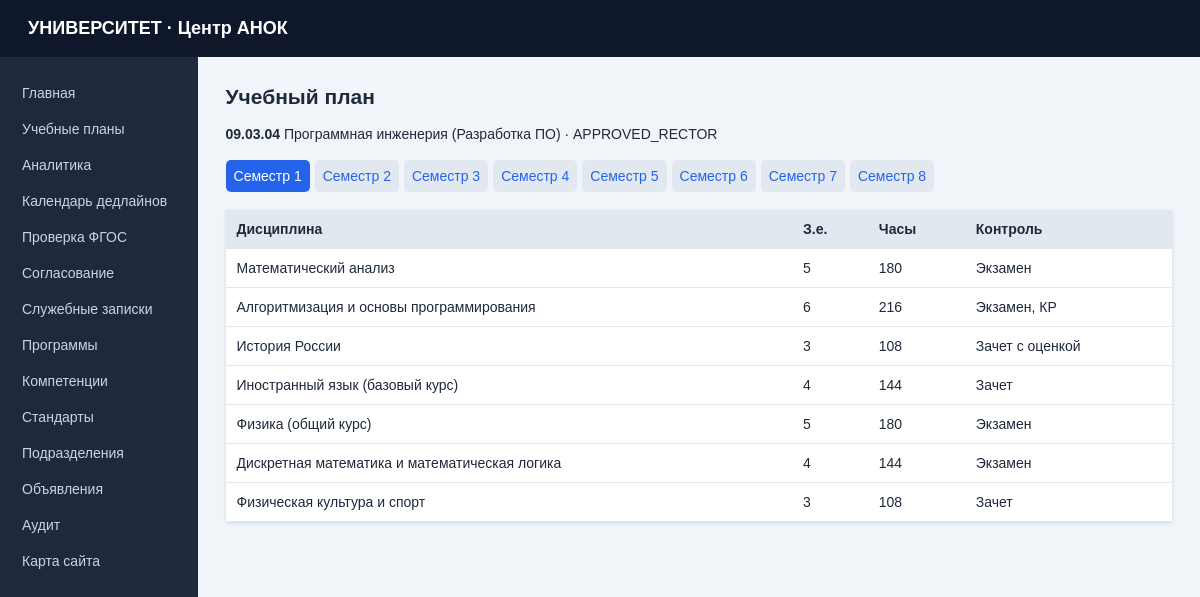
The app's page /?page=plan&id=1 with its own data.
### tables this page shows
CREATE TABLE `curriculums` (
  `id` INT AUTO_INCREMENT PRIMARY KEY,
  `program_id` INT,
  `academic_year` TEXT NOT NULL,
  `version` TEXT NOT NULL DEFAULT '1.0',
  `status` TEXT NOT NULL DEFAULT 'DRAFT',
  `total_credits` INT NOT NULL DEFAULT 240,
  `approved_protocol_num` TEXT,
  `approved_protocol_date` TEXT,
  `created_by_user` TEXT,
  `created_at` DATETIME DEFAULT CURRENT_TIMESTAMP
);

CREATE TABLE `educational_programs` (
  `id` INT AUTO_INCREMENT PRIMARY KEY,
  `code` TEXT NOT NULL,
  `title` TEXT NOT NULL,
  `level` TEXT NOT NULL,
  `study_form` TEXT NOT NULL DEFAULT 'Очная',
  `fgos_standard_id` INT,
  `department_id` INT
);

CREATE TABLE `curriculum_disciplines` (
  `id` INT AUTO_INCREMENT PRIMARY KEY,
  `curriculum_id` INT,
  `block_type` TEXT NOT NULL,
  `discipline_name` TEXT NOT NULL,
  `semester_num` INT NOT NULL,
  `credits_ze` INT NOT NULL,
  `total_hours` INT NOT NULL,
  `lecture_hours` INT NOT NULL DEFAULT 0,
  `lab_hours` INT NOT NULL DEFAULT 0,
  `practice_hours` INT NOT NULL DEFAULT 0,
  `self_study_hours` INT NOT NULL DEFAULT 0,
  `control_form` TEXT NOT NULL,
  `implementing_department_id` INT
);

### index.php (the view, shortened to what this page needs)
<?php
require __DIR__ . '/config.php';
$page = $_GET['page'] ?? 'dashboard';
$id = filter_input(INPUT_GET, 'id', FILTER_VALIDATE_INT) ?: 1;
$sem = max(1, min(8, filter_input(INPUT_GET, 'sem', FILTER_VALIDATE_INT) ?: 1));
function e($v) { return htmlspecialchars((string)$v, ENT_QUOTES | ENT_SUBSTITUTE, 'UTF-8'); }
function allRows(PDO $db, string $sql, array $params=[]) { $s=$db->prepare($sql); $s->execute($params); return $s->fetchAll(); }
function oneRow(PDO $db, string $sql, array $params=[]) { $s=$db->prepare($sql); $s->execute($params); return $s->fetch() ?: []; }
$stats = [
 'plans'=>(int)$pdo->query('SELECT COUNT(*) FROM curriculums')->fetchColumn(),
 'disciplines'=>(int)$pdo->query('SELECT COUNT(*) FROM curriculum_disciplines')->fetchColumn(),
 'standards'=>(int)$pdo->query('SELECT COUNT(*) FROM standards_fgos')->fetchColumn(),
 'memos'=>(int)$pdo->query('SELECT COUNT(*) FROM service_notes')->fetchColumn(),
];
$title='Сводная панель'; $content='';
if ($page==='dashboard') {
 $title='Сводная панель'; $plans=allRows($pdo,'SELECT c.*, ep.code prog_code, ep.title prog_title FROM curriculums c JOIN educational_programs ep ON ep.id=c.program_id ORDER BY c.id');
 $content='<div class="cards">'; foreach($stats as $k=>$v) $content.='<div class="card"><b>'.e($v).'</b><span>'.e(['plans'=>'Учебные планы','disciplines'=>'Дисциплины','standards'=>'Стандарты ФГОС','memos'=>'Служебные записки'][$k]).'</span></div>'; $content.='</div><h2>Учебные планы</h2><table><tr><th>Программа</th><th>Год</th><th>Статус</th><th></th></tr>'; foreach($plans as $p) $content.='<tr><td>'.e($p['prog_code'].' — '.$p['prog_title']).'</td><td>'.e($p['academic_year']).'</td><td>'.e($p['status']).'</td><td><a href="?page=plan&id='.$p['id'].'">Открыть</a></td></tr>'; $content.='</table>';
} elseif ($page==='plan') {
 $title='Учебный план'; $p=oneRow($pdo,'SELECT c.*,ep.code,ep.title FROM curriculums c JOIN educational_programs ep ON ep.id=c.program_id WHERE c.id=?',[$id]); $rows=allRows($pdo,'SELECT * FROM curriculum_disciplines WHERE curriculum_id=? AND semester_num=? ORDER BY id',[$id,$sem]); $content='<p><b>'.e($p['code']??'').'</b> '.e($p['title']??'').' · '.e($p['status']??'').'</p><nav class="sem">'; for($i=1;$i<=8;$i++)$content.='<a class="'.($i===$sem?'active':''). '" href="?page=plan&id='.$id.'&sem='.$i.'">Семестр '.$i.'</a>'; $content.='</nav><table><tr><th>Дисциплина</th><th>З.е.</th><th>Часы</th><th>Контроль</th></tr>'; foreach($rows as $r)$content.='<tr><td>'.e($r['discipline_name']).'</td><td>'.e($r['credits_ze']).'</td><td>'.e($r['total_hours']).'</td><td>'.e($r['control_form']).'</td></tr>'; $content.='</table>';
 }
$nav=['dashboard'=>'Главная','plans'=>'Учебные планы','analytics'=>'Аналитика','calendar'=>'Календарь дедлайнов','validate'=>'Проверка ФГОС','signatures'=>'Согласование','memos'=>'Служебные записки','programs'=>'Программы','competencies'=>'Компетенции','standards'=>'Стандарты','departments'=>'Подразделения','announcements'=>'Объявления','audit'=>'Аудит','sitemap'=>'Карта сайта'];
?><!doctype html><html lang="ru"><head><meta charset="utf-8"><meta name="viewport" content="width=device-width,initial-scale=1"><title><?=e($title)?> — АНОК</title></head><body><header><b>УНИВЕРСИТЕТ · Центр АНОК</b></header><main><aside><?php foreach($nav as $key=>$label):?><a class="<?=($page===$key?'active':'')?>" href="?page=<?=e($key)?>"><?=e($label)?></a><?php endforeach;?></aside><section><h1><?=e($title)?></h1><?=$content?></section></main></body></html>

### index.php (style rules this page uses)
body { margin:0;background:#f1f5f9;color:#1e293b;font:14px Arial,sans-serif }
header { background:#0f172a;color:#fff;padding:18px 28px }
header b { font-size:18px }
main { display:flex;min-height:calc(100vh - 60px) }
aside { width:220px;background:#1e293b;padding:18px 12px }
aside a { display:block;color:#cbd5e1;text-decoration:none;padding:10px;border-radius:6px }
section { padding:28px;max-width:1100px;width:100% }
h1 { margin-top:0 }
table { border-collapse:collapse;background:#fff;width:100%;box-shadow:0 1px 3px #cbd5e1 }
th,td { text-align:left;padding:11px;border-bottom:1px solid #e2e8f0 }
th { background:#e2e8f0 }
a { color:#2563eb }
.sem { display:flex;gap:5px;flex-wrap:wrap;margin:18px 0 }
.sem a { padding:8px;background:#e2e8f0;text-decoration:none;border-radius:5px }
.sem a.active { background:#2563eb;color:#fff }

### records on screen
curriculums: educational_programs.code "09.03.04", educational_programs.title "Программная инженерия (Разработка ПО)", status "APPROVED_RECTOR"
curriculum_disciplines: discipline_name "Математический анализ", credits_ze "5", total_hours "180", control_form "Экзамен"
curriculum_disciplines: discipline_name "Алгоритмизация и основы программирования", credits_ze "6", total_hours "216", control_form "Экзамен, КР"
curriculum_disciplines: discipline_name "История России", credits_ze "3", total_hours "108", control_form "Зачет с оценкой"
curriculum_disciplines: discipline_name "Иностранный язык (базовый курс)", credits_ze "4", total_hours "144", control_form "Зачет"
curriculum_disciplines: discipline_name "Физика (общий курс)", credits_ze "5", total_hours "180", control_form "Экзамен"
curriculum_disciplines: discipline_name "Дискретная математика и математическая логика", credits_ze "4", total_hours "144", control_form "Экзамен"
curriculum_disciplines: discipline_name "Физическая культура и спорт", credits_ze "3", total_hours "108", control_form "Зачет"

### other values on screen
$label "Главная"
$label "Учебные планы"
$label "Аналитика"
$label "Календарь дедлайнов"
$label "Проверка ФГОС"
$label "Согласование"
$label "Служебные записки"
$label "Программы"
$label "Компетенции"
$label "Стандарты"
$label "Подразделения"
$label "Объявления"
$label "Аудит"
$label "Карта сайта"
$title "Учебный план"
